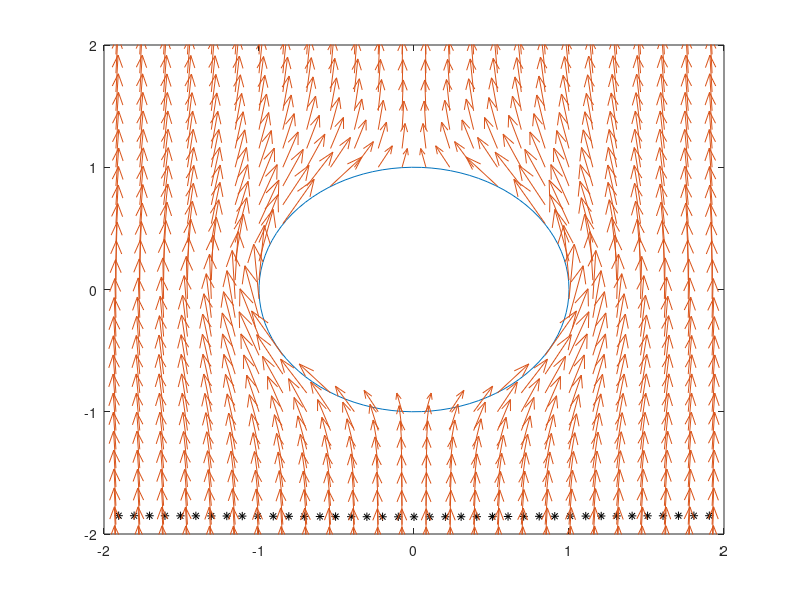
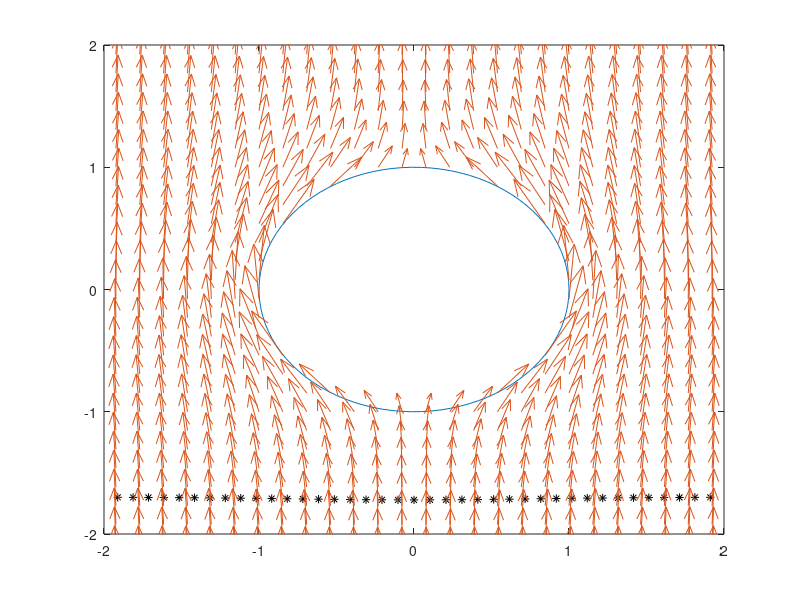
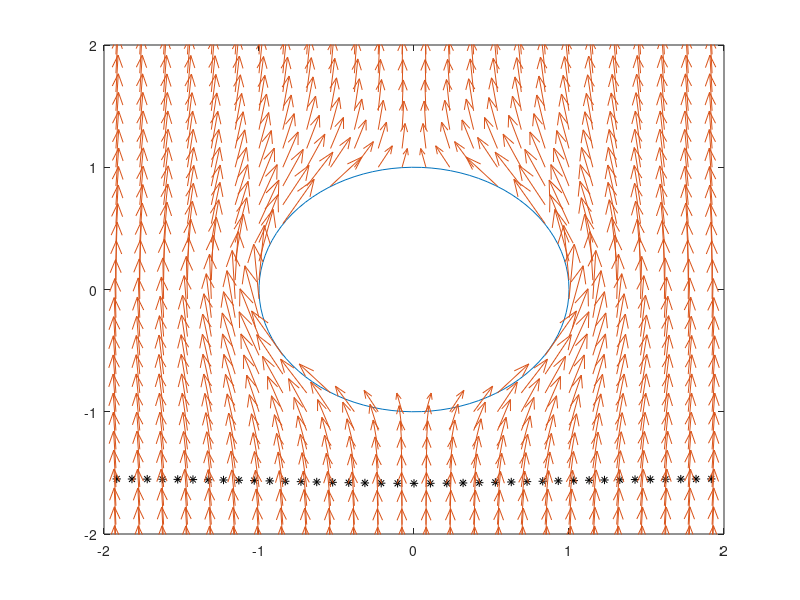
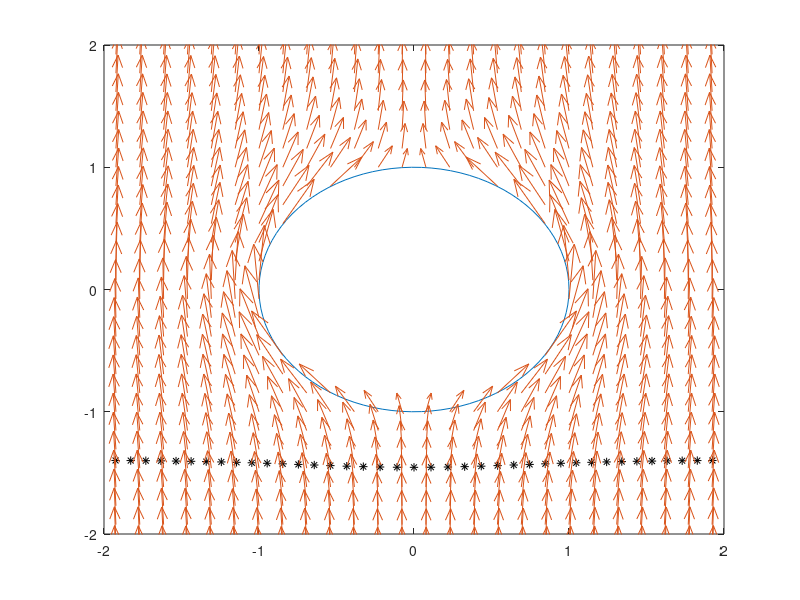

Reproduce these figures in MATLAB, in order.
a=1
v0=10 
N=40; % number of points in the grid
l=1
scale_factor = 0.03;

xx=linspace(-3,3,N); % x component

zz=linspace(-3,3,N);


[x,z]=meshgrid(xx,zz);
M=[x,z];
xp=zeros(1,N);
zp=zeros(1,N);
%vx=x+z;
%vz=x+z;

vx=-(3*v0*a^3/2)*z.*x./sqrt(x.^2+z.^2).^5;
vz=v0+(v0*a^3/2)*(1 ./sqrt(x.^2+z.^2).^3-2*(z.^2)./sqrt(x.^2+z.^2).^5);


for i=1:N
  for j=1:N
    cond= sqrt(x(i,j)^2+z(i,j)^2);
    if (cond<a)
      vx(i,j)=0;
      vz(i,j)=0;
    endif
   endfor
endfor


for i=1:N
  xp(i)=-2 + (4/N)*i;
  zp(i)=-2;
endfor

dt=0.5

for i=1:50
  for j=1:N
    
    
    vxp = interp2 (x, z, vx, xp(j), zp(j),'spline');
    vzp = interp2 (x, z, vz, xp(j), zp(j),'spline');

    xp(j) +=scale_factor*vxp*dt;
    zp(j) +=scale_factor*vzp*dt;



  endfor

  t = linspace(0,2*pi,100)'; 

  xc=a*cos(t);
  zc=a*sin(t);

  plot(xc,zc);

  hold on

  plot(xp,zp,'k*');

  h = quiver (x,  z, vx*scale_factor, vz*scale_factor,'AutoScale','off');
  axis([-2 2 -2 2])

  hold off
  
  filename=sprintf('E:/Digipen/PHY250/2021/Fluid_simulation/vectorialfield/animation/%05d.png',i);
  print(filename);
end




